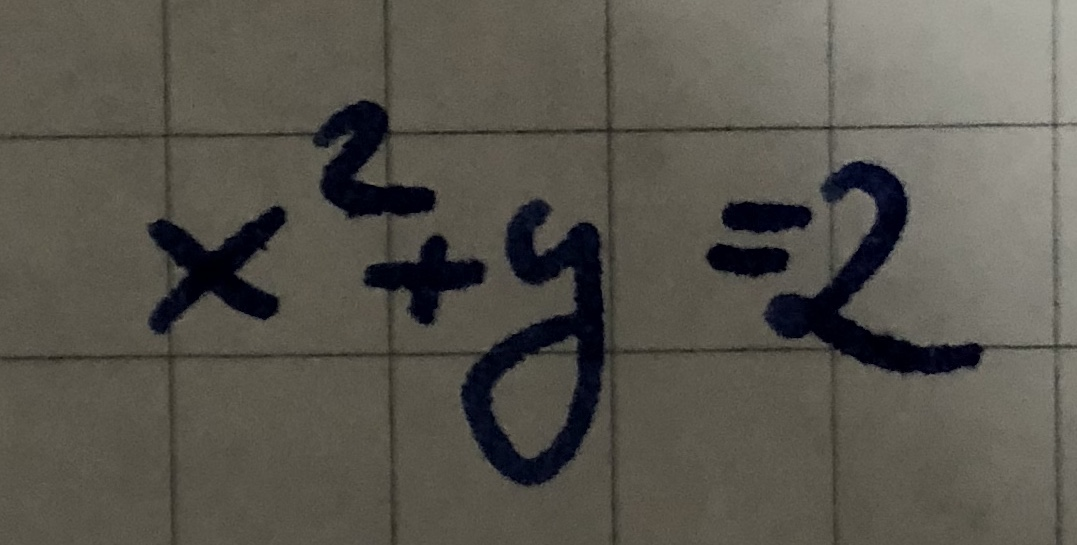
#> input picture image_preprocessor/images/IMG_1978 2.jpg, 1077 x 545 px
$ python -i task.py   (imports and definitions only)   (older library calls are emulated)
#> lines starting #> are read from the running program, lines starting #| are printed output that depends on the picture
### utilities/__init__.py
import sys


def parse_arg(name, default=None,required=False):
    """
    Parses the command line arguments.

    :param name: the name of the argument
    :param default: the default value
    :param required: true if param is required.
    :return: the value of the argument or the default value
    """
#> further down, picture is the input picture: shape (545, 1077, 3); mean B, G, R 77.8, 86, 89.1
    if name in sys.argv:
        i_arg = sys.argv.index(name) + 1
        if i_arg < len(sys.argv):
            print(name + '\t resolved to \t' + sys.argv[i_arg])
            return sys.argv[i_arg]
        else:
            if required:
                raise Exception("Arg " + name + " is missing")
            else:
                print(name + '\t using default \t' + str(default))
                return default
    else:
        if required:
            raise Exception("Arg " + name + " is missing")
        else:
            print(name + '\t using default \t' + str(default))
            return default


# [11 lines left out: function progress_bar, not called in this run]

### image_preprocessor/task.py
from utilities import parse_arg
from file_utils import list_files, read_img
import cv2
import numpy as np


def remove_shadow(image):
    dilated_img = cv2.dilate(image, np.ones((7, 7), np.uint8))
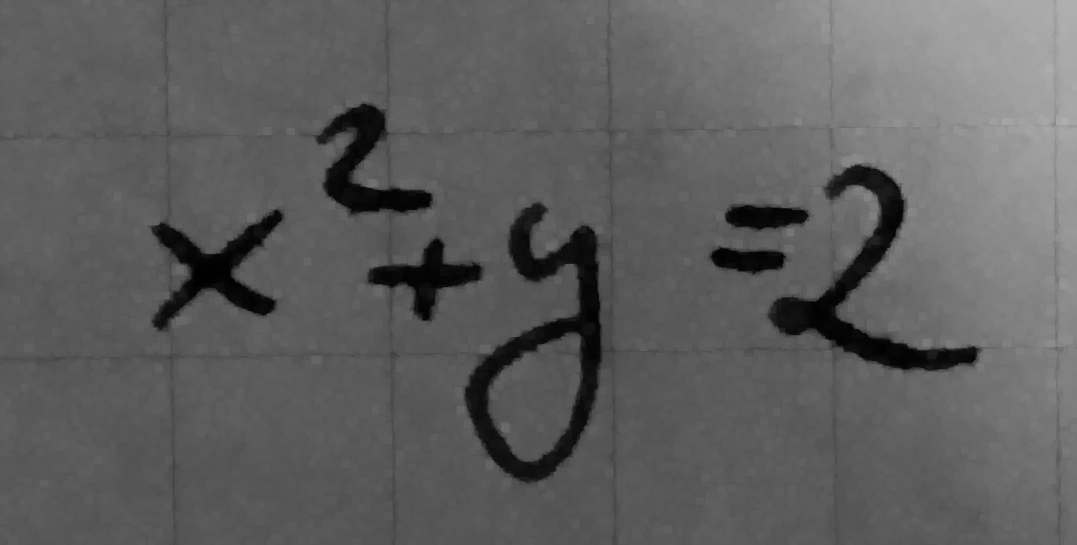
#> dilated_img: shape (545, 1077); min 1, max 175, mean 94.4
    bg_img = cv2.medianBlur(dilated_img, 35)
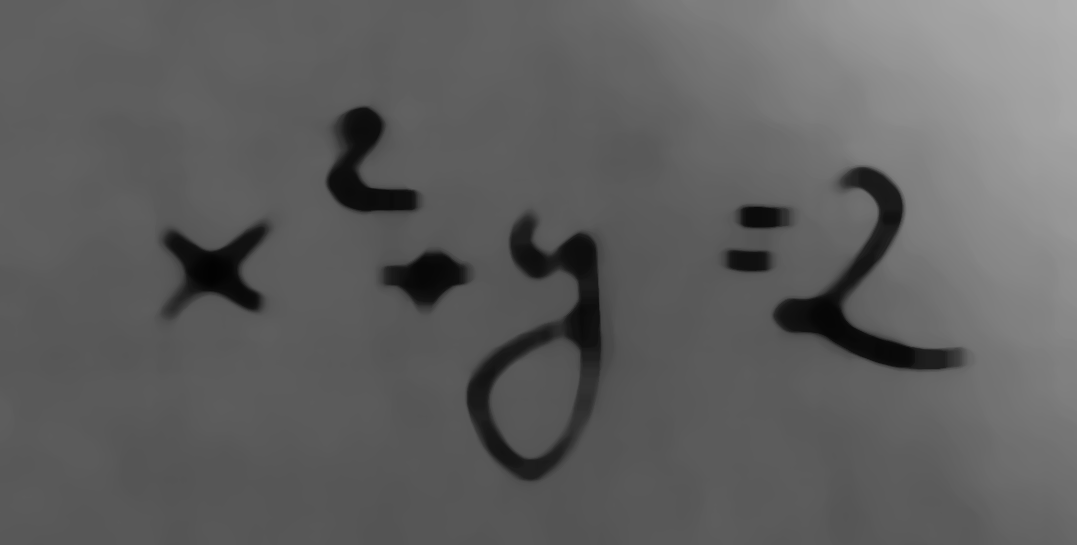
#> bg_img: shape (545, 1077); min 2, max 174, mean 95.3
    diff_img = 255 - cv2.absdiff(image, bg_img)
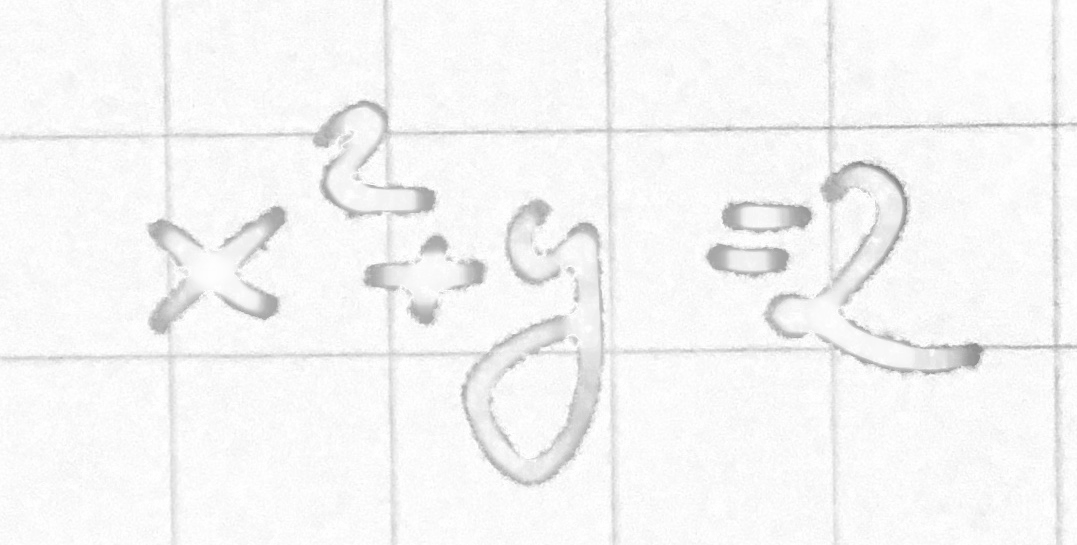
#> diff_img: shape (545, 1077); min 133, max 255, mean 245.6
    #norm_img = cv2.normalize(diff_img, None, alpha=0, beta=255, norm_type=cv2.NORM_MINMAX, dtype=cv2.CV_8UC1)
    return image

def threshold_image(image):
    cv2.normalize()
    ret, image = cv2.threshold(image, 0, 255, cv2.THRESH_BINARY + cv2.THRESH_OTSU)
    #image = cv2.adaptiveThreshold(image, 255, cv2.ADAPTIVE_THRESH_GAUSSIAN_C, cv2.THRESH_BINARY, 13, 2)
    #image = cv2.adaptiveThreshold(image, 255, cv2.ADAPTIVE_THRESH_MEAN_C, cv2.THRESH_BINARY, 35, 20)
    return image


def preprocess_image(image):
    image = cv2.cvtColor(image, cv2.COLOR_BGR2GRAY)
    image = remove_shadow(image)
    #image = cv2.GaussianBlur(image, (5,5), 0)
    #image = threshold_image(image)
    return image

images_dir = parse_arg("--images", "/Users/balazs/university/mathrec/image_preprocessor/images")
images = []

# [5 lines not run here, left out]


width = 200
height = 100
margin = 50
# [8 lines not run here, left out]

>>> import cv2
>>> picture = cv2.imread('images/IMG_1978 2.jpg')
>>> result = preprocess_image(picture)

$ run again, on image_preprocessor/images/IMG_1979 2.jpg
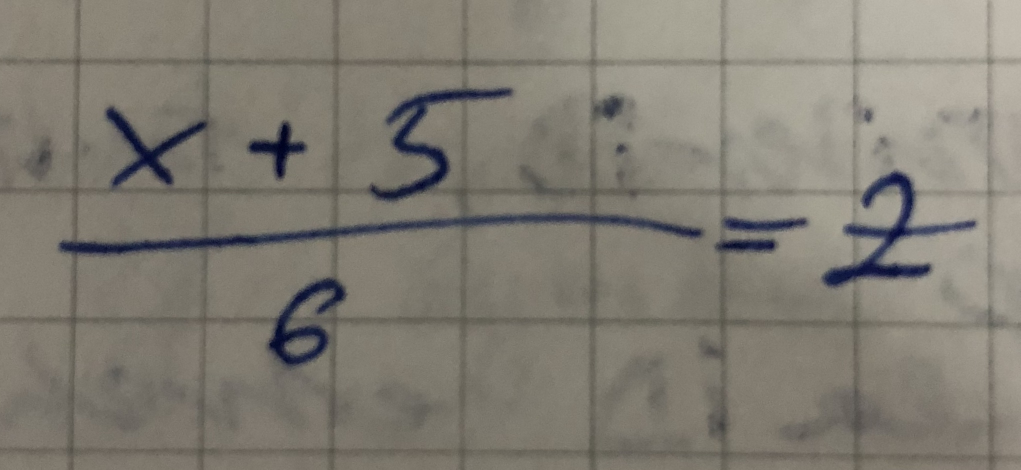
#> input picture image_preprocessor/images/IMG_1979 2.jpg, 2041 x 939 px (shown at 1/2 size)
#> picture is the input picture: shape (939, 2041, 3); mean B, G, R 115.1, 124.8, 129.1
#> in remove_shadow, `bg_img = cv2.medianBlur(dilated_img, 35)`:
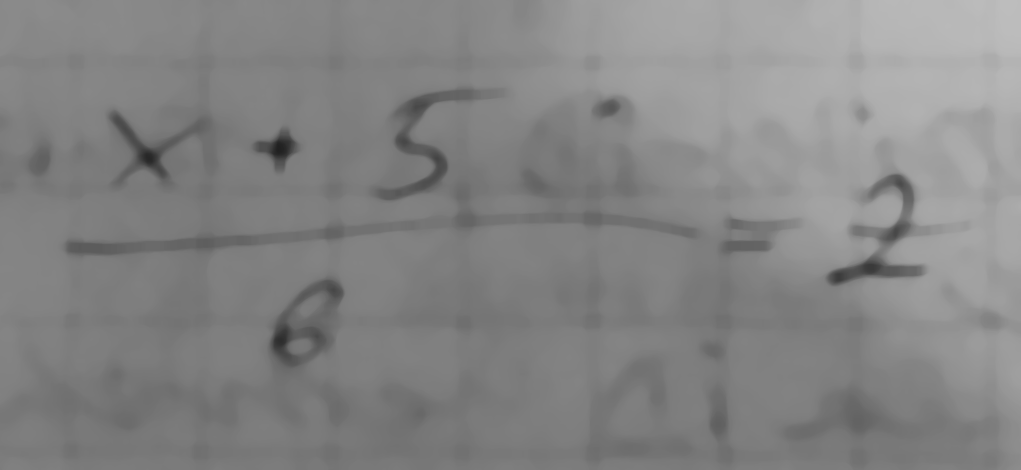
#> bg_img: shape (939, 2041) (shown at 1/2 size); min 32, max 189, mean 132.5
#> in remove_shadow, `diff_img = 255 - cv2.absdiff(image, bg_img)`:
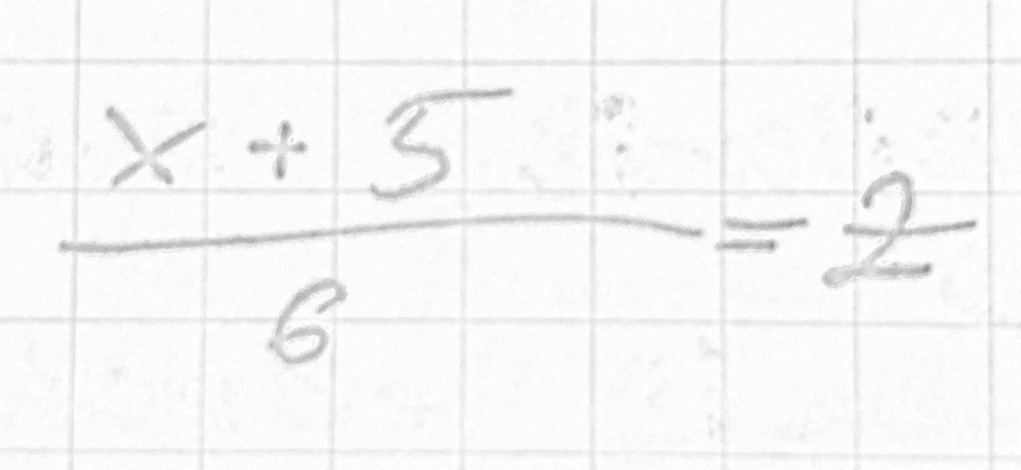
#> diff_img: shape (939, 2041) (shown at 1/2 size); min 138, max 255, mean 247.3
